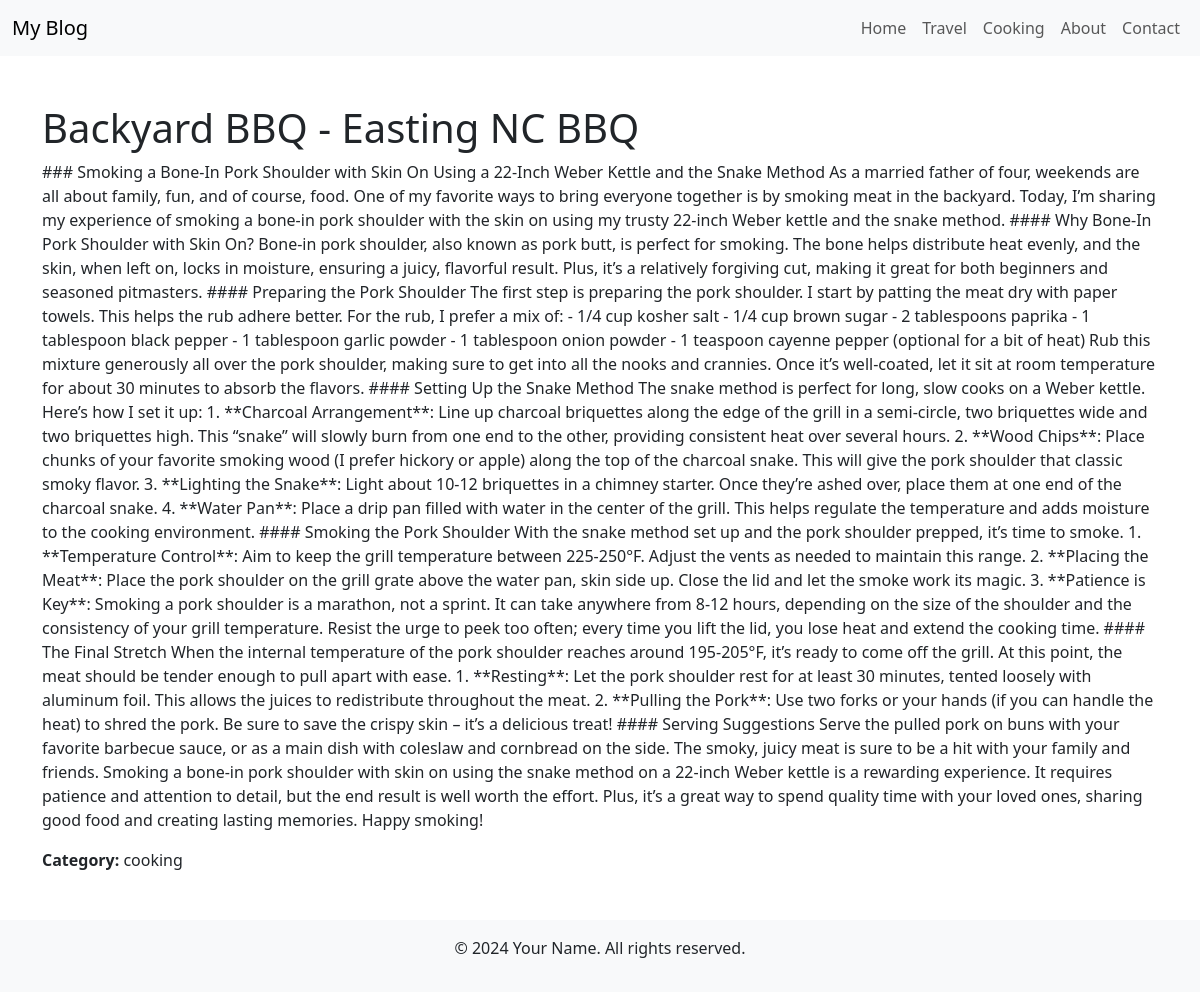
The app's page /post/1/ with its own data.
### blog/models.py (models this page shows, shortened)
class Post(models.Model):
    title = models.CharField(max_length=200)
    content = models.TextField()
    created_at = models.DateTimeField(auto_now_add=True)
    updated_at = models.DateTimeField(auto_now=True)
    category = models.ForeignKey(Category, on_delete=models.CASCADE)

class Category(models.Model):
    name = models.CharField(max_length=100)

### blog/views.py (the view)
# urls.py: path("post/<int:pk>/", views.post_detail, name="post_detail"),
def post_detail(request, pk):
    post = get_object_or_404(Post, pk=pk)
    return render(request, "blog/post_detail.html", {"post": post})

### blog/templates/blog/post_detail.html (shortened to what this page needs)
{% extends 'blog/base.html' %}
{% block content %}
    <header>
        <h1>{{ post.title }}</h1>
    </header>
    <main>
        <article>
            <p>{{ post.content }}</p>
            <p><strong>Category:</strong> {{ post.category.name }}</p>
        </article>
    </main>
{% endblock %}

### records on screen
Post: title "Backyard BBQ - Easting NC BBQ", content "### Smoking a Bone-In Pork Shoulder with Skin On Using a 22-Inch Weber Kettle and the Snake Method As a married father of four, weekends are all about family, fun, and of course, food. One of my favorite ways to bring everyone together is by smoking meat in the backyard. Today, I’m sharing my experience of smoking a bone-in pork shoulder with the skin on using my trusty 22-inch Weber kettle and the snake method. #### Why Bone-In Pork Shoulder with Skin On? Bone-in pork shoulder, also known as pork butt, is perfect for smoking. The bone helps distribute heat evenly, and the skin, when left on, locks in moisture, ensuring a juicy, flavorful result. Plus, it’s a relatively forgiving cut,…", category.name "cooking"
